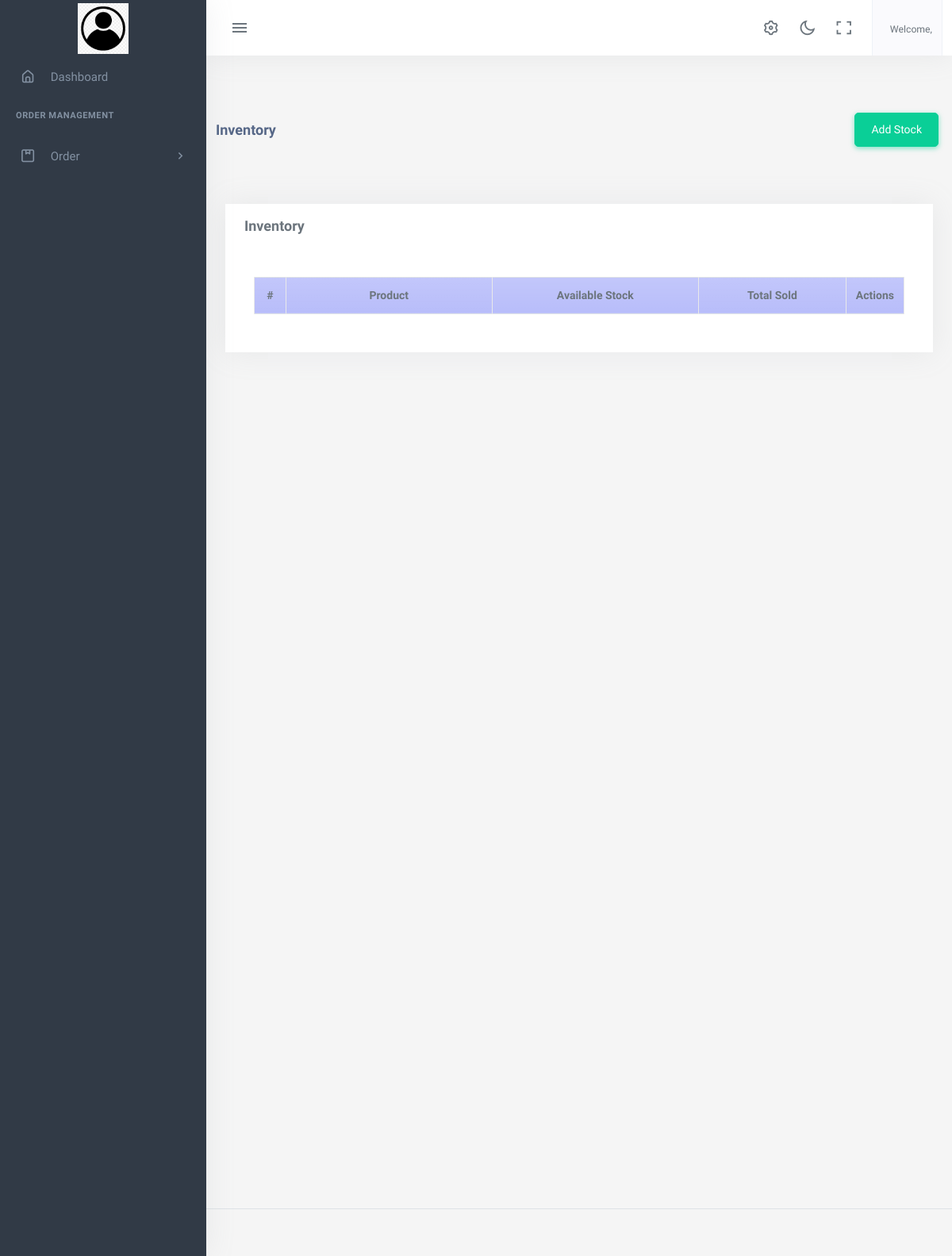
The page /inventory on the database as committed earlier.
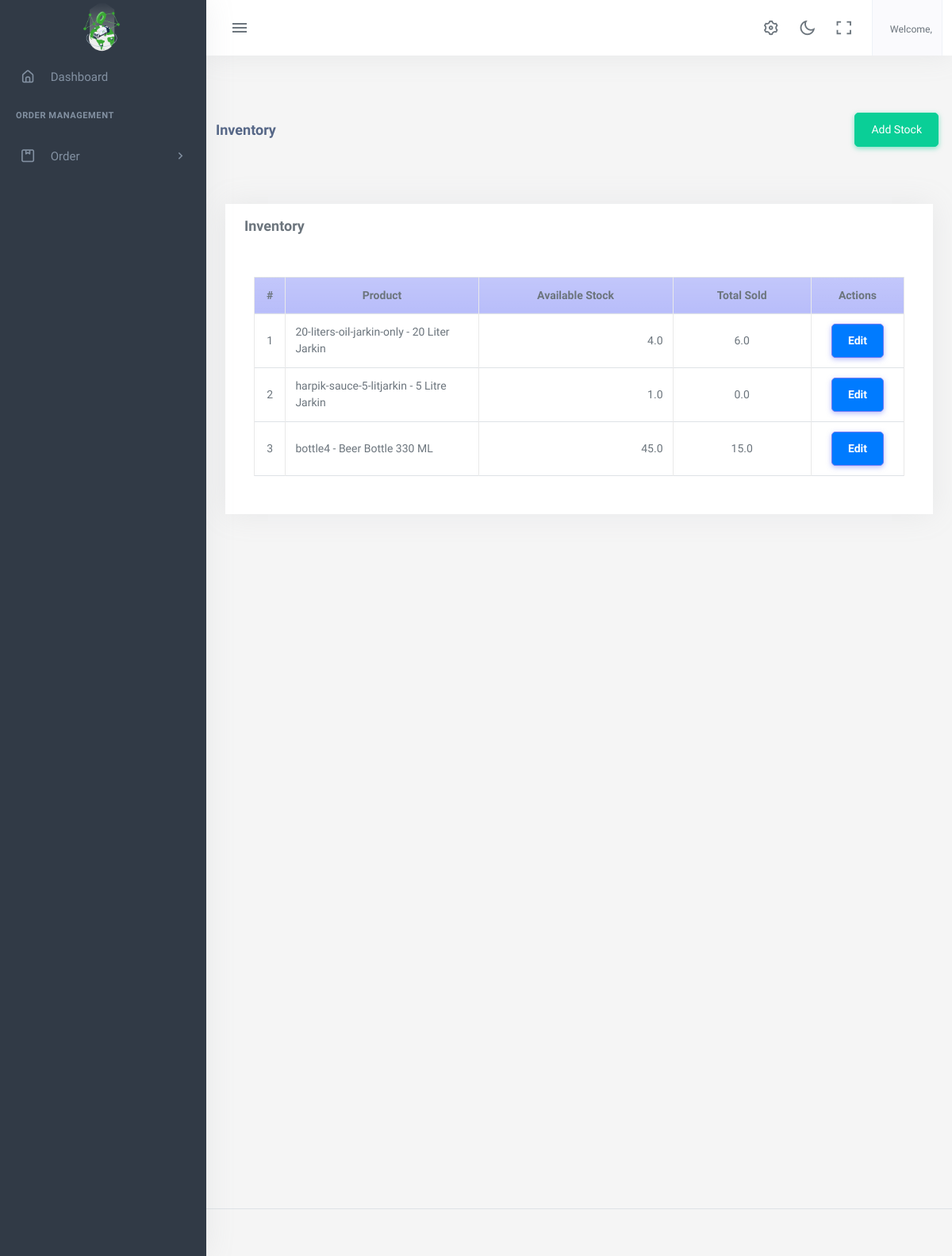
The same page on the database as committed later.
### app2/models.py (models this page shows)
class AboutUS(models.Model):
    company_name=models.CharField(max_length=100)
    logo= models.ImageField(upload_to='logoimage/')
    address = models.CharField(max_length=1000)
    email = models.EmailField()
    contactNo= models.CharField(max_length=15)
    class Meta:
        ordering =['-id']

### products/models.py (models this page shows, shortened)
class Stock(models.Model):
    product = models.ForeignKey(Product, on_delete=models.CASCADE)
    quantity = models.FloatField(default=0)
    sold_quantity = models.FloatField(default=0)
    date_created = models.CharField(max_length=50,default=nepali_datetime.date.today().strftime("%d-%B-%Y"))
    date_updated = models.DateTimeField(auto_now=True)
    def __str__(self):
        return self.product.slug + ' - ' + self.product.product_name

class Product(models.Model):
    category = models.ForeignKey(Category, on_delete = models.CASCADE, related_name = 'product_category')
    product_name = models.CharField(max_length = 150)
    product_image = models.ImageField(upload_to='productimage/')
    previous_rate = models.FloatField(default=0)
    rate = models.FloatField()
    unit  = models.ForeignKey(Unit, on_delete= models.SET_NULL, null =True, blank=True, related_name ='product_unit')
    slug = AutoSlugField(populate_from ='product_name')
    order_number = models.IntegerField(null=True, blank=True, default=1)
    class Meta:
        ordering =['order_number']

### app2/views.py (the view)
# urls.py: path('inventory',views.inventory, name="inventory"),
def inventory(request):
    products = Stock.objects.all()
    return render(request,'app2/stock.html',{'products':products})

### app2/context_processors.py (called while the page is built)
def aboutus(request):
    pick_Up_Plans=Pick_Up_Plan.objects.all()
    aboutus = AboutUS.objects.first()
    return {'contact': aboutus,'details':pick_Up_Plans,'company':aboutus}

def usercount(request):
    totalClient = User.objects.filter(is_user= True).count
    return ({
        'totalClient':totalClient
    })

def invoice(request):
    received_orders = Order.objects.filter(order_status='received')
    paid_amount = received_orders.aggregate(total_cost=Sum('totalPrice'))['total_cost'] or 0
    order = Order.objects.all().count
    unreceived_orders = Order.objects.exclude(Q(order_status='received') | Q(order_status='pending'))
    unpaid_amount = unreceived_orders.aggregate(total_cost=Sum('totalPrice'))['total_cost'] or 0
    return({
        'paidamount':paid_amount,
        'totalOrders':order,
        'unpaidamount':unpaid_amount
    })

def notification(request):
    notifications = Pick_Up_Plan.objects.filter(date=datetime.today())
    return({
        'notifications':notifications
    })

### app2/templates/app2/stock.html (shortened to what this page needs)
{% extends 'app2/base.html' %}
{% load custome_filter %}
{% load static %}
{% block body %}
<div class="content-page">
  <div class="card-header">
    <div class="d-flex w-100 align-items-center justify-content-between">
      <h4 class="card-title fw-bold">Inventory</h4>
      <a href="/inventory-add" class="btn btn-success btn-sm">Add Stock</a>
    </div>
  </div>
  <div class="content">
    <div class="container-fluid pt-5">
      <div class="row">
        <div class="col-lg-12 col-md-12 col-sm-12 col-xs-12">
          <div class="card card-default rounded-0 shadow">
            <div class="card-header">
              <div class="d-flex w-100 align-items-center justify-content-between">
                <h4 class="card-title fw-bold">Inventory</h4>
              </div>
            </div>
            <div class="card-body">
              <div class="container-fluid">
                <table class="table table-bordered" id="product-list">
                  <colgroup>
                    <col width="5%" />
                    <col width="35%" />
                    <col width="35%" />
                    <col width="25%" />
                  </colgroup>
                  <thead>
                    <tr class="bg-gradient bg-primary bg-opacity-50 text-light">
                      <th class="px-2 py-2 text-center">#</th>
                      <th class="px-2 py-2 text-center">Product</th>
                      <th class="px-2 py-2 text-center">Available Stock</th>
                      <th class="px-2 py-2 text-center">Total Sold</th>
                      <th class="px-2 py-2 text-center">Actions</th>
                    </tr>
                  </thead>
                  <tbody>
                    {% for product in products %}
                    <tr>
                      <td class="px-2 py-1 align-middle text-center">
                        {{ forloop.counter }}
                      </td>
                      <td class="px-2 py-1 align-middle">{{ product }}</td>
                      <td class="px-2 py-1 align-middle text-end">
                        {{ product.quantity }}
                      </td>
                      <td class="px-2 py-1 align-middle text-center">
                        {{ product.sold_quantity }}
                      </td>
                      <td class="text-center">
                        <a href="/inventory-edit/{{ product.id }}/" class="btn btn-primary btn-sm text-white">Edit</a>
                      </td>
                    </tr>
                    {% endfor %}
                  </tbody>
                </table>
              </div>
            </div>
          </div>
        </div>
      </div>
    </div>
  </div>
</div>
{% endblock %}

### app2/templates/app2/base.html (shortened to what the changed rows need)
{% load static %}
<!DOCTYPE html>
<html lang="en">
    <head>
        <link rel="stylesheet" href="{% static 'app2/assets/vendor/jquery-toast-plugin/jquery.toast.min.css'%}">
        <link href="{% static 'app2/assets/css/app-saas.min.css'%}" rel="stylesheet" type="text/css" id="app-style" />
        <link href="{% static 'app2/assets/css/icons.min.css'%}" rel="stylesheet" type="text/css" />
        <link href="{% static 'app2/assets/vendor/bootstrap-datepicker/css/bootstrap-datepicker.min.css'%}" rel="stylesheet" type="text/css" />
        <link href="{% static 'app2/assets/vendor/select2/css/select2.min.css'%}" rel="stylesheet" type="text/css" />
        <link href="{% static 'app2/assets/vendor/datatables.net-bs5/css/dataTables.bootstrap5.min.css'%}" rel="stylesheet" type="text/css" />
        <link href="{% static 'app2/assets/vendor/datatables.net-responsive-bs5/css/responsive.bootstrap5.min.css'%}" rel="stylesheet" type="text/css" />
        <link href="{% static 'app2/assets/css/app-saas.min.css'%}" rel="stylesheet" type="text/css" id="app-style" />
        <link href="{% static 'app2/assets/css/icons.min.css'%}" rel="stylesheet" type="text/css" />
        <link rel="stylesheet" href="https://cdnjs.cloudflare.com/ajax/libs/font-awesome/6.0.0/css/all.min.css">
        <link href="https://cdn.jsdelivr.net/npm/summernote@0.8.16/dist/summernote-lite.min.css" rel="stylesheet">
    </head>
    <link rel="stylesheet" href="https://maxcdn.bootstrapcdn.com/font-awesome/4.7.0/css/font-awesome.min.css">
    <body>
        <div class="wrapper">
            <div class="leftside-menu">
                <a href="{% url 'dashboard:index' %}" class="logo logo-light">
                    <span class="logo-lg">
                        <img src="{{company.logo.url}}" alt="logo" style="height: 64px;">
                    </span>
                </a>
            </div>
  {% block body %}
  {% endblock  %}
    </div>
                        </body>
                        </html>

Rows that differ between the two databases and show on the page:
changed AboutUS: logo: picture added in place of a placeholder
added Stock: product.product_name "20-liters-oil-jarkin-only - 20 Liter Jarkin", quantity "4.0", sold_quantity "6.0"
added Stock: product.product_name "harpik-sauce-5-litjarkin - 5 Litre Jarkin", quantity "1.0", sold_quantity "0.0"
added Stock: product.product_name "bottle4 - Beer Bottle 330 ML", quantity "45.0", sold_quantity "15.0"
